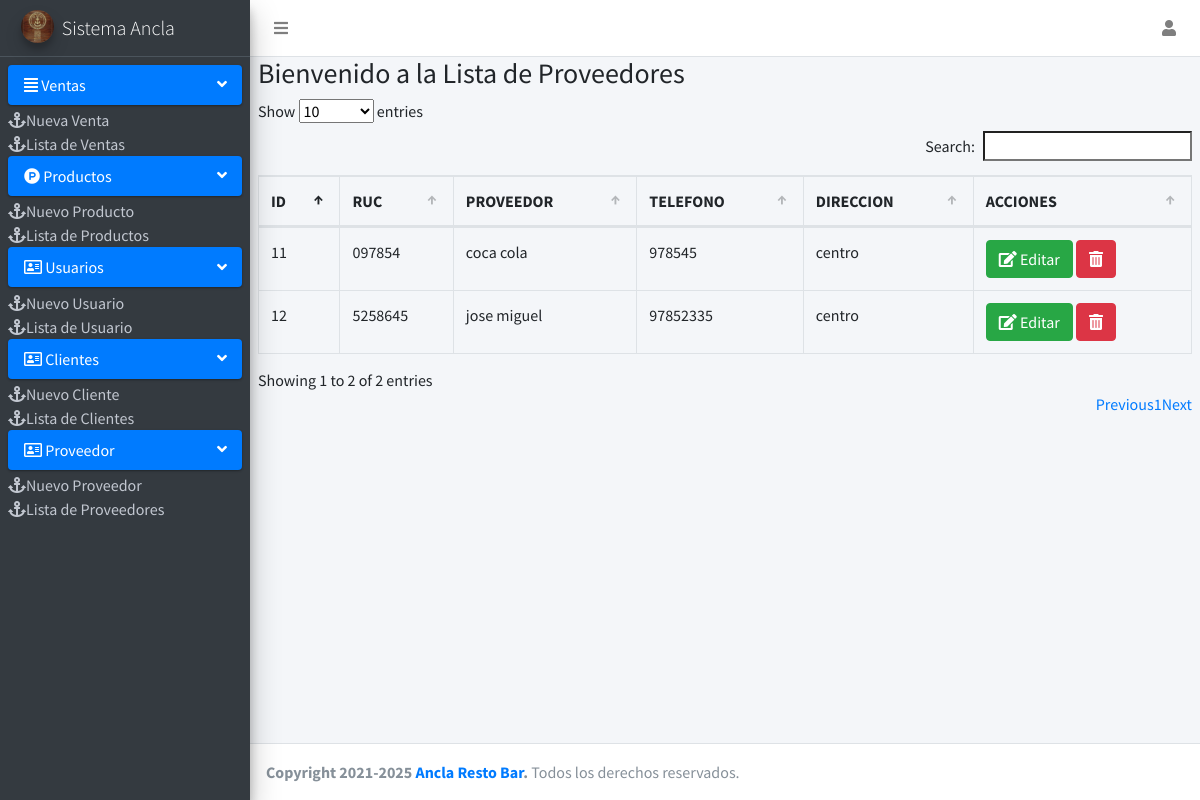
/Sistema_ANCLA/Pagina/Proveedores/lista_proveedores.php (signed in), run on the app's committed database.
### tables this page shows
CREATE TABLE `proveedor` (
  `codproveedor` int(11) NOT NULL,
  `proveedor` varchar(255) NOT NULL,
  `contacto` varchar(255) NOT NULL,
  `celular` int(255) NOT NULL,
  `direccion` varchar(255) NOT NULL,
  `usuario_id` int(11) NOT NULL
);

### Sistema_ANCLA/Pagina/Proveedores/lista_proveedores.php (the view, shortened to what this page needs)
<?php
include "../menu/cabezera.php";?>
<div class="content-wrapper">
  <section class="content">
    <div class="row" id="contenido_principal">
  <div class="col-md-12">
    <div class="box box-warning box-solid">
     <div class="box-header with-border">
     <h3 class="box-title">Bienvenido a la Lista de Proveedores</h3>
     </div>
     </div>
<div class="box-body">
<table  id="table" class="table  table-bordered .table-striped thead-dark" style="width:100%">
  <thead>
  <tr>
  <th>ID</th>
  <th>RUC</th>
  <th>PROVEEDOR</th>
  <th>TELEFONO</th>
  <th>DIRECCION</th>
  <th>ACCIONES</th>
  </tr>
  </thead>
  <tbody>
  <?php
  include "../../conexion.php";
   $query = mysqli_query($conexion, "SELECT * FROM proveedor");
    $result = mysqli_num_rows($query);
  if ($result > 0)
  {
  while ($data=mysqli_fetch_array($query))
  {
  ?>
  <tr>
   <td><?php echo $data['codproveedor']; ?></td>
    <td><?php echo $data['contacto']; ?></td>
    <td><?php echo $data['proveedor']; ?></td>
    <td><?php echo $data['celular']; ?></td>
    <td><?php echo $data['direccion']; ?></td>
  <td>
  <a href="editar_proveedores.php?id=<?php echo $data['codproveedor']; ?>" class="btn btn-success"><i class='fas fa-edit'></i> Editar</a>
  <form action="eliminar_proveedor.php?id=<?php echo $data['codproveedor']; ?>" method="post" class="confirmar d-inline">
    <button class="btn btn-danger" type="submit"><i class='fas fa-trash-alt'></i> </button>
  </form>
  </div>
  <?php }
  } ?>
</div>
</div>
<?php
include "../menu/footer.php";
?>

### data on the page
proveedor: codproveedor "11", contacto "097854", proveedor "coca cola", celular "978545", direccion "centro"
proveedor: codproveedor "12", contacto "5258645", proveedor "jose miguel", celular "97852335", direccion "centro"
